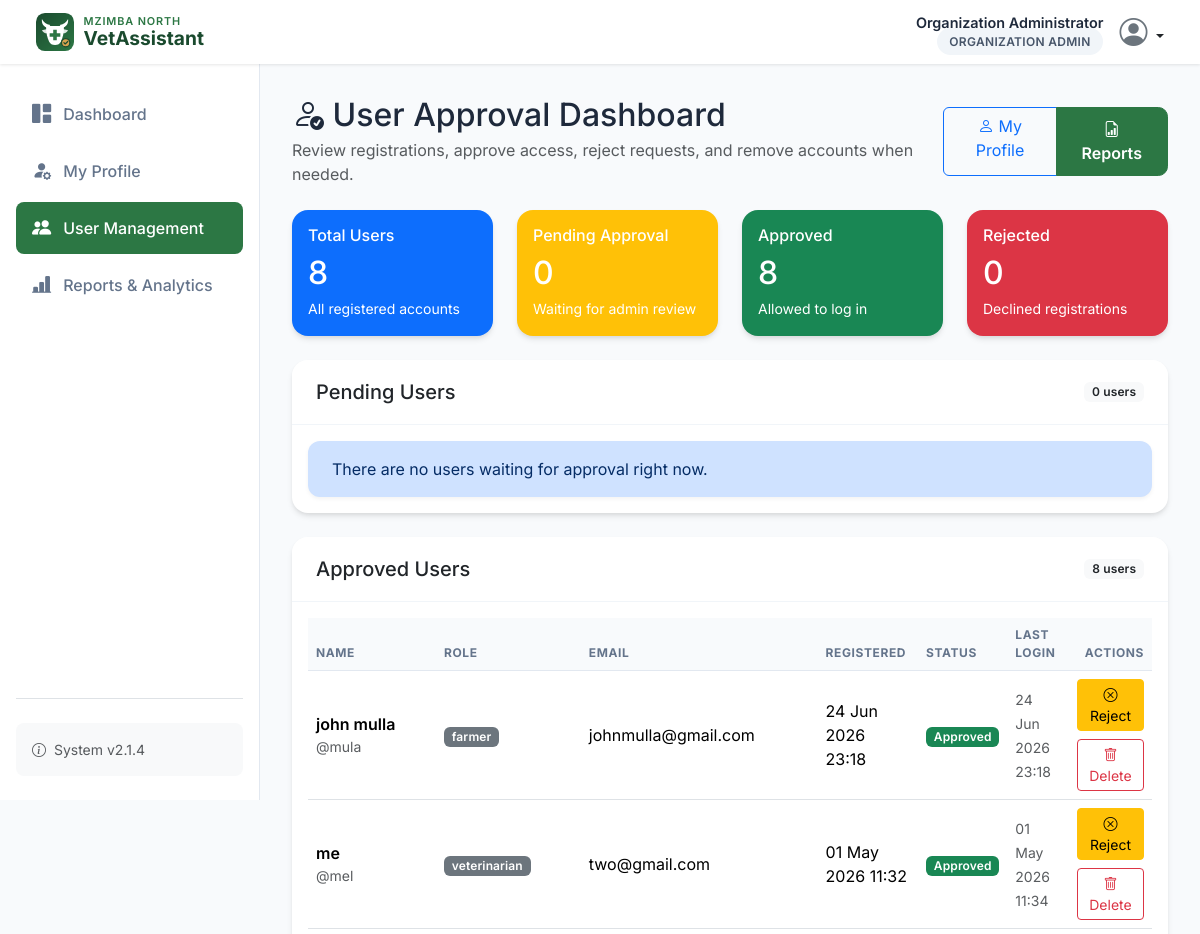
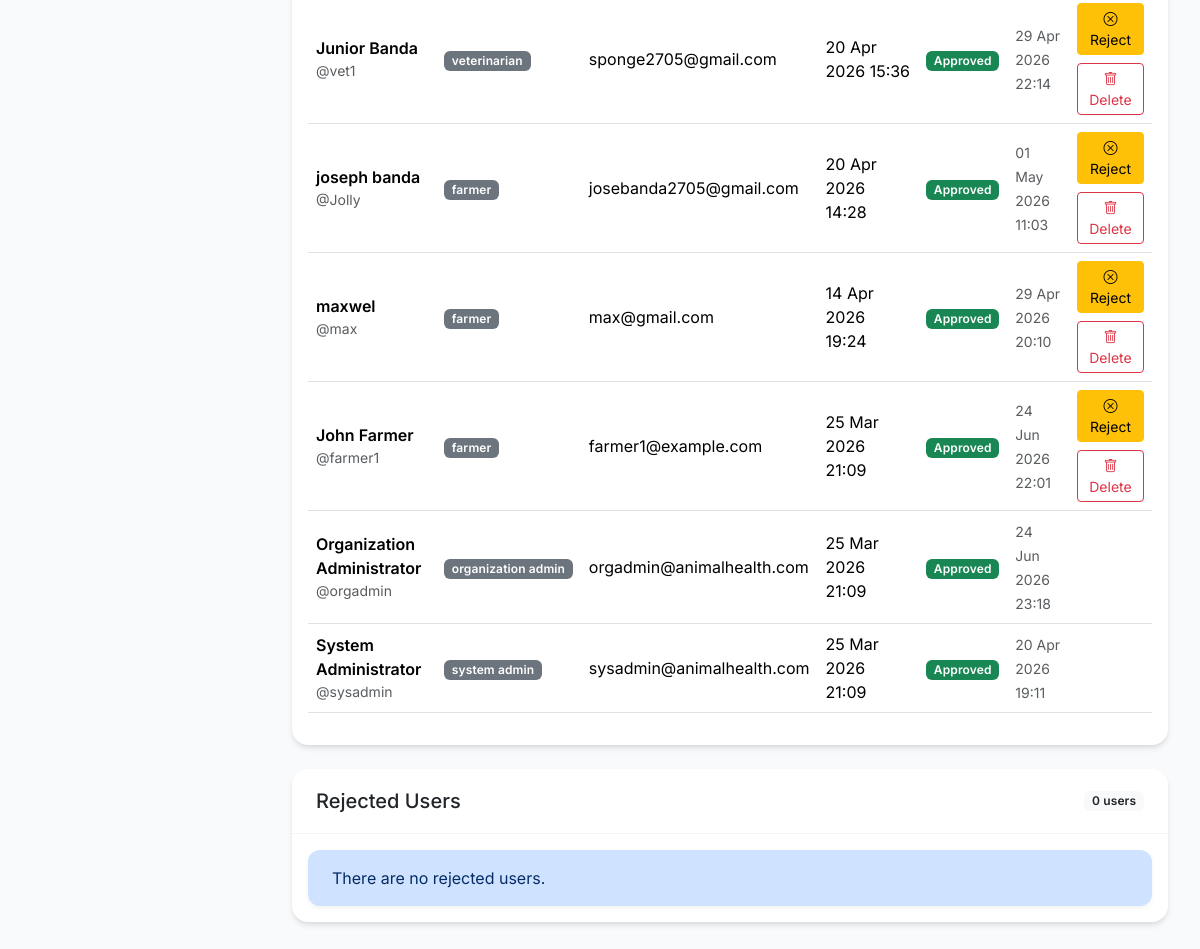
The app's page /organization/user_management (signed in), older data (2 pictures, top to bottom).
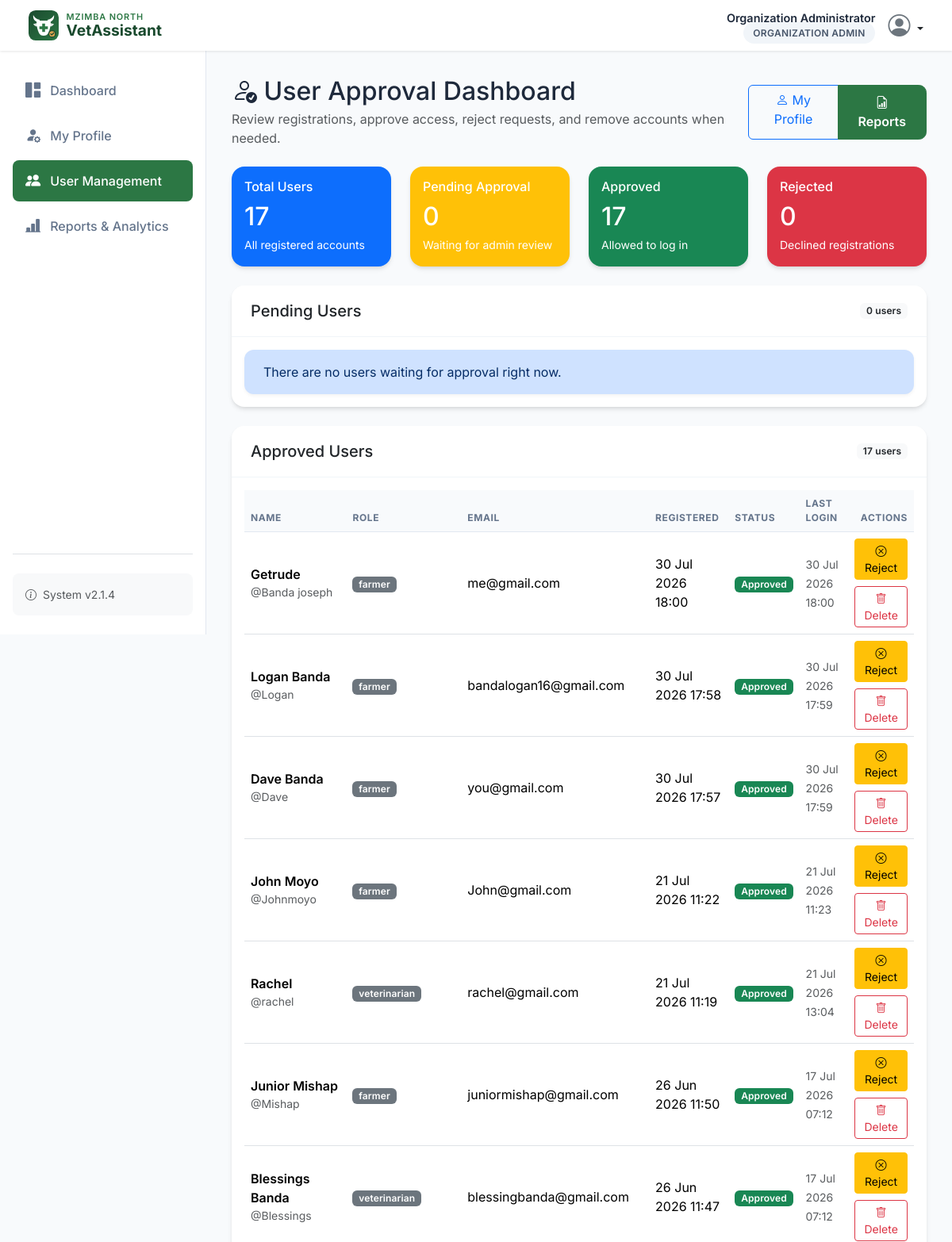
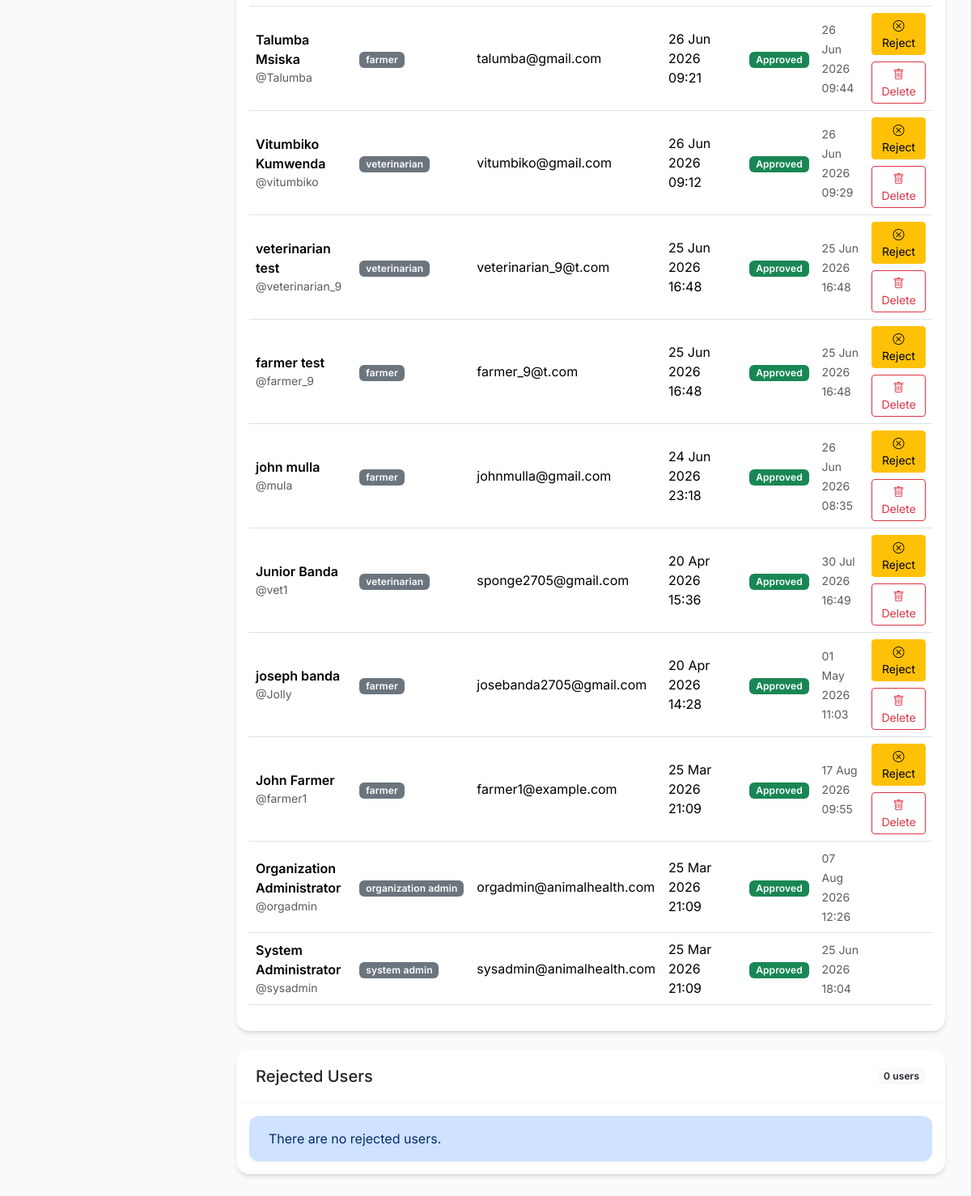
The same page, newer data (2 pictures, top to bottom).
### models.py (models this page shows, shortened)
class User(UserMixin, db.Model):
    __tablename__ = 'user'
    id = db.Column(db.Integer, primary_key=True)
    username = db.Column(db.String(80), unique=True, nullable=False)
    email = db.Column(db.String(120), unique=True, nullable=False)
    password_hash = db.Column(db.String(256), nullable=False)
    full_name = db.Column(db.String(100))
    phone = db.Column(db.String(20))
    role = db.Column(db.String(20), nullable=False)  # farmer, veterinarian, organization_admin, system_admin
    location = db.Column(db.String(200))
    specific_location = db.Column(db.String(200))
    farm_name = db.Column(db.String(100))
    animal_types = db.Column(db.String(200))  # Will be 'cattle', 'goat', or 'cattle,goat'
    production_focus = db.Column(db.String(50))  # dairy, meat, dual, breeding
    registration_date = db.Column(db.DateTime, default=get_malawi_time)
    last_login = db.Column(db.DateTime)
    is_active = db.Column(db.Boolean, default=True)
    status = db.Column(db.String(20), nullable=False, default='pending')  # pending, approved, rejected
    approved_at = db.Column(db.DateTime)
    rejected_at = db.Column(db.DateTime)
    reset_token = db.Column(db.String(128))
    reset_token_expires_at = db.Column(db.DateTime)
    preferred_language = db.Column(db.String(10), nullable=False, default='en')  # en, chi, tum
    symptoms = db.relationship('SymptomReport', backref='farmer', foreign_keys='SymptomReport.farmer_id')
    predictions = db.relationship('Prediction', backref='user', foreign_keys='Prediction.user_id')
    treatments = db.relationship('Treatment', backref='veterinarian', foreign_keys='Treatment.vet_id')
    assigned_farmers = db.relationship('User',
        secondary=farmer_veterinarian,
        primaryjoin=(farmer_veterinarian.c.veterinarian_id == id),
        secondaryjoin=(farmer_veterinarian.c.farmer_id == id),
        backref=db.backref('assigned_veterinarians', lazy='dynamic'),
        lazy='dynamic'
    )
    def is_farmer(self):
        return self.role == 'farmer'
    def is_veterinarian(self):
        return self.role == 'veterinarian'
    def is_organization_admin(self):
        return self.role == 'organization_admin'

### app.py (the view)
@app.route('/organization/user_management')
@login_required
@role_required('organization_admin')
def org_admin_users():
    users = User.query.order_by(User.registration_date.desc()).all()
    total_users = len(users)
    active_users = sum(1 for user in users if user.is_active)
    admin_users = sum(1 for user in users if user.role in ['organization_admin', 'system_admin'])
    users_by_status = {
        'pending': [user for user in users if user.status == 'pending'],
        'approved': [user for user in users if user.status == 'approved'],
        'rejected': [user for user in users if user.status == 'rejected']
    }
    return render_template('organization_admin/user_management.html',
                         users=users,
                         users_by_status=users_by_status,
                         total_users=total_users,
                         active_users=active_users,
                         admin_users=admin_users)

### api_bridge.py (called while the page is built, shortened)
def render_template(template_name, **context):
    if not g.get('api_bridge'):
        return _flask_render_template(template_name, **context)

### app.py (called while the page is built)
def _get_locale():
    lang = None
    if current_user.is_authenticated:
        lang = getattr(current_user, 'preferred_language', None) or None
    if not lang:
        lang = session.get('language')
    if not lang:
        lang = app.config.get('BABEL_DEFAULT_LOCALE', 'en')
    if lang not in app.config.get('LANGUAGES', ['en']):
        lang = app.config.get('BABEL_DEFAULT_LOCALE', 'en')
    return lang

@app.context_processor
def inject_i18n():
    return {
        'current_language': _get_locale(),
        'available_languages': [
            {'code': code, 'name': name}
            for code, name in [
                ('en', 'English'),
                ('chi', 'Chichewa'),
                ('tum', 'Tumbuka'),
            ] if code in app.config.get('LANGUAGES', ['en'])
        ],
    }

@login_manager.user_loader
def load_user(user_id):
    return User.query.get(int(user_id))

### templates/organization_admin/user_management.html (shortened to what the changed rows need)
{% extends "base.html" %}
{% block sidebar %}
{% set active_page = 'users' %}
{% endblock %}
{% macro user_status_badge(status) -%}
    {% if status == 'approved' %}
        <span class="badge bg-success">Approved</span>
    {% elif status == 'rejected' %}
        <span class="badge bg-danger">Rejected</span>
    {% else %}
        <span class="badge bg-warning text-dark">Pending</span>
    {% endif %}
{%- endmacro %}
{% macro user_table(title, users, empty_message) -%}
<div class="card mb-4">
    <div class="card-header d-flex justify-content-between align-items-center">
        <h5 class="mb-0">{{ title }}</h5>
        <span class="badge bg-light text-dark">{{ users|length }} users</span>
    </div>
    <div class="card-body">
        {% if users %}
            <div class="table-responsive">
                <table class="table table-hover align-middle">
                    <thead>
                        <tr>
                            <th>Name</th>
                            <th>Role</th>
                            <th>Email</th>
                            <th>Registered</th>
                            <th>Status</th>
                            <th>Last Login</th>
                            <th class="text-end">Actions</th>
                        </tr>
                    </thead>
                    <tbody>
                        {% for user in users %}
                            <tr>
                                <td>
                                    <div class="fw-semibold">{{ user.full_name or user.username }}</div>
                                    <div class="small text-muted">@{{ user.username }}</div>
                                </td>
                                <td><span class="badge bg-secondary">{{ user.role.replace('_', ' ') }}</span></td>
                                <td>{{ user.email }}</td>
                                <td>{{ user.registration_date.strftime('%d %b %Y %H:%M') if user.registration_date else 'N/A' }}</td>
                                <td>{{ user_status_badge(user.status) }}</td>
                                <td>
                                    {% if user.last_login %}
                                        <small class="text-muted">{{ user.last_login.strftime('%d %b %Y %H:%M') }}</small>
                                    {% else %}
                                        <small class="text-muted">Never</small>
                                    {% endif %}
                                </td>
                                <td class="text-end">
                                    <div class="d-flex flex-wrap justify-content-end gap-2">
                                        {% if user.status != 'rejected' and user.role not in ['organization_admin', 'system_admin'] %}
                                            <form method="POST" action="{{ url_for('reject_user', user_id=user.id) }}">
                                                <button type="submit" class="btn btn-sm btn-warning">
                                                    <i class="bi bi-x-circle"></i> Reject
                                                </button>
                                            </form>
                                        {% endif %}
                                        {% if user.id != current_user.id and user.role != 'system_admin' %}
                                            <form method="POST" action="{{ url_for('delete_user', user_id=user.id) }}" onsubmit="return confirm('Delete {{ user.username }} permanently?');">
                                                <button type="submit" class="btn btn-sm btn-outline-danger">
                                                    <i class="bi bi-trash"></i> Delete
                                                </button>
                                            </form>
                                        {% endif %}
                                    </div>
                                </td>
                            </tr>
                        {% endfor %}
                    </tbody>
                </table>
            </div>
        {% else %}
            <div class="alert alert-primary mb-0">{{ empty_message }}</div>
        {% endif %}
    </div>
</div>
{%- endmacro %}
{% block content %}
<div class="d-flex flex-column flex-lg-row justify-content-between align-items-lg-center mb-4 gap-3">
    <div>
        <h2 class="mb-1"><i class="bi bi-person-check"></i> User Approval Dashboard</h2>
    </div>
</div>
<div class="row g-4 mb-4">
    <div class="col-md-3">
        <div class="card text-white bg-primary h-100">
            <div class="card-body">
                <h6 class="card-title">Total Users</h6>
                <h2 class="mb-1">{{ total_users }}</h2>
                <small>All registered accounts</small>
            </div>
        </div>
    </div>
    <div class="col-md-3">
        <div class="card text-white bg-warning h-100">
            <div class="card-body">
                <h2 class="mb-1">{{ users_by_status.pending|length }}</h2>
            </div>
        </div>
    </div>
    <div class="col-md-3">
        <div class="card text-white bg-success h-100">
            <div class="card-body">
                <h6 class="card-title">Approved</h6>
                <h2 class="mb-1">{{ users_by_status.approved|length }}</h2>
                <small>Allowed to log in</small>
            </div>
        </div>
    </div>
    <div class="col-md-3">
        <div class="card text-white bg-danger h-100">
            <div class="card-body">
                <h2 class="mb-1">{{ users_by_status.rejected|length }}</h2>
            </div>
        </div>
    </div>
</div>
{{ user_table('Pending Users', users_by_status.pending, 'There are no users waiting for approval right now.') }}
{{ user_table('Approved Users', users_by_status.approved, 'There are no approved users yet.') }}
{{ user_table('Rejected Users', users_by_status.rejected, 'There are no rejected users.') }}
{% endblock %}

### templates/base.html (shortened to what this page needs)
<!DOCTYPE html>
<html lang="en">
<head>
    <link href="https://cdn.jsdelivr.net/npm/bootstrap@5.3.3/dist/css/bootstrap.min.css" rel="stylesheet">
    <link rel="stylesheet" href="https://cdn.jsdelivr.net/npm/bootstrap-icons@1.11.3/font/bootstrap-icons.min.css">
    <link rel="stylesheet" href="{{ url_for('static', filename='css/style.css') }}">
</head>
<body>
    <nav class="navbar navbar-expand-lg fixed-top">
        <div class="container-fluid">
            <a class="navbar-brand" href="{{ url_for('dashboard') }}">
                <img src="{{ url_for('static', filename='images/logo.svg') }}" alt="" class="brand-logo">
                <span class="brand-text">
                    <span class="brand-region">Mzimba North</span>
                    <span class="brand-name">VetAssistant</span>
                </span>
            </a>
            <div class="ms-auto d-flex align-items-center">
                {% if current_user.is_authenticated %}
                    <div class="user-menu">
                        <div class="user-info d-none d-sm-block">
                            <span class="user-name">{{ current_user.full_name or current_user.username }}</span>
                            <span class="role-badge">{{ current_user.role|replace('_', ' ') }}</span>
                        </div>
                        <div class="dropdown">
                            <a href="#" class="d-block link-dark text-decoration-none dropdown-toggle" id="dropdownUser" data-bs-toggle="dropdown" aria-expanded="false">
                                <i class="bi bi-person-circle fs-3 text-secondary"></i>
                            </a>
                        </div>
                    </div>
                {% else %}
                    <a href="{{ url_for('login') }}" class="btn btn-primary btn-sm">Sign In</a>
                {% endif %}
            </div>
        </div>
    </nav>
    <div class="main-wrapper {% if current_user.is_authenticated %}has-sidebar{% endif %}">
        {% if current_user.is_authenticated %}
        <aside class="sidebar" id="sidebar">
            <div class="d-flex flex-column h-100">
                {% block sidebar %}{% endblock %}
                <div class="mt-auto pt-4 border-top">
                    <div class="p-3 bg-light rounded-3 small text-muted">
                        <i class="bi bi-info-circle me-1"></i> System v2.1.4
                    </div>
                </div>
            </div>
        </aside>
        {% endif %}
        <main class="page-content">
            <div class="container-fluid p-0">
                {% block content %}{% endblock %}
            </div>
        </main>
    </div>
</body>
</html>

Row changes from the older to the newer data that the page shows:
removed User: full_name "me", username "mel", role.replace "veterinarian", email "two@gmail.com", registration_date "01 May 2026 11:32", status "Approved", last_login "01 May 2026 11:34"
removed User: full_name "maxwel", username "max", role.replace "farmer", email "max@gmail.com", registration_date "14 Apr 2026 19:24", status "Approved", last_login "29 Apr 2026 20:10"
changed User "Organization Administrator": last_login "24 Jun 2026 23:18" → "07 Aug 2026 12:26"
added User: full_name "Getrude", username "Banda joseph", role.replace "farmer", email "me@gmail.com", registration_date "30 Jul 2026 18:00", status "Approved", last_login "30 Jul 2026 18:00"
added User: full_name "Logan Banda", username "Logan", role.replace "farmer", email "bandalogan16@gmail.com", registration_date "30 Jul 2026 17:58", status "Approved", last_login "30 Jul 2026 17:59"
added User: full_name "Dave Banda", username "Dave", role.replace "farmer", email "you@gmail.com", registration_date "30 Jul 2026 17:57", status "Approved", last_login "30 Jul 2026 17:59"
added User: full_name "John Moyo", username "Johnmoyo", role.replace "farmer", email "John@gmail.com", registration_date "21 Jul 2026 11:22", status "Approved", last_login "21 Jul 2026 11:23"
added User: full_name "Rachel", username "rachel", role.replace "veterinarian", email "rachel@gmail.com", registration_date "21 Jul 2026 11:19", status "Approved", last_login "21 Jul 2026 13:04"
added User: full_name "Junior Mishap", username "Mishap", role.replace "farmer", email "juniormishap@gmail.com", registration_date "26 Jun 2026 11:50", status "Approved", last_login "17 Jul 2026 07:12"
added User: full_name "Blessings Banda", username "Blessings", role.replace "veterinarian", email "blessingbanda@gmail.com", registration_date "26 Jun 2026 11:47", status "Approved", last_login "17 Jul 2026 07:12"
added User: full_name "Talumba Msiska", username "Talumba", role.replace "farmer", email "talumba@gmail.com", registration_date "26 Jun 2026 09:21", status "Approved", last_login "26 Jun 2026 09:44"
added User: full_name "Vitumbiko Kumwenda", username "vitumbiko", role.replace "veterinarian", email "vitumbiko@gmail.com", registration_date "26 Jun 2026 09:12", status "Approved", last_login "26 Jun 2026 09:29"
added User: full_name "veterinarian test", username "veterinarian_9", role.replace "veterinarian", email "veterinarian_9@t.com", registration_date "25 Jun 2026 16:48", status "Approved", last_login "25 Jun 2026 16:48"
added User: full_name "farmer test", username "farmer_9", role.replace "farmer", email "farmer_9@t.com", registration_date "25 Jun 2026 16:48", status "Approved", last_login "25 Jun 2026 16:48"
changed User "john mulla": last_login "24 Jun 2026 23:18" → "26 Jun 2026 08:35"
changed User "Junior Banda": last_login "29 Apr 2026 22:14" → "30 Jul 2026 16:49"
changed User "John Farmer": last_login "24 Jun 2026 22:01" → "17 Aug 2026 09:55"
changed User "System Administrator": last_login "20 Apr 2026 19:11" → "25 Jun 2026 18:04"
Text that changed along with them:
{{ total_users }}: "8" → "17"
{{ users_by_status.approved|length }}: "8" → "17"
{{ users|length }}: "0 8 0" → "0 17 0"
